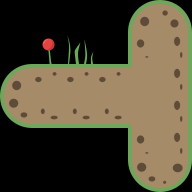

Tiled map render using the project's own tile images. Description and the map definition, with tile-layer contents summarised, below:
An orthogonal 6x6 tile map with 32x32 px tiles, 2 tile layers (ground, deco).

<map version="1.0" orientation="orthogonal" renderorder="left-down" width="6" height="6" tilewidth="32" tileheight="32" nextobjectid="12">
 <tileset firstgid="1" source="tileset.tsx" />
 <layer name="ground" width="6" height="6">
  <data>[36 cells, 20 non-empty, 10 distinct tile ids]</data>
 </layer>
 <layer name="deco" width="6" height="6">
  <data>[36 cells, 2 non-empty, 2 distinct tile ids]</data>
 </layer>
</map>
